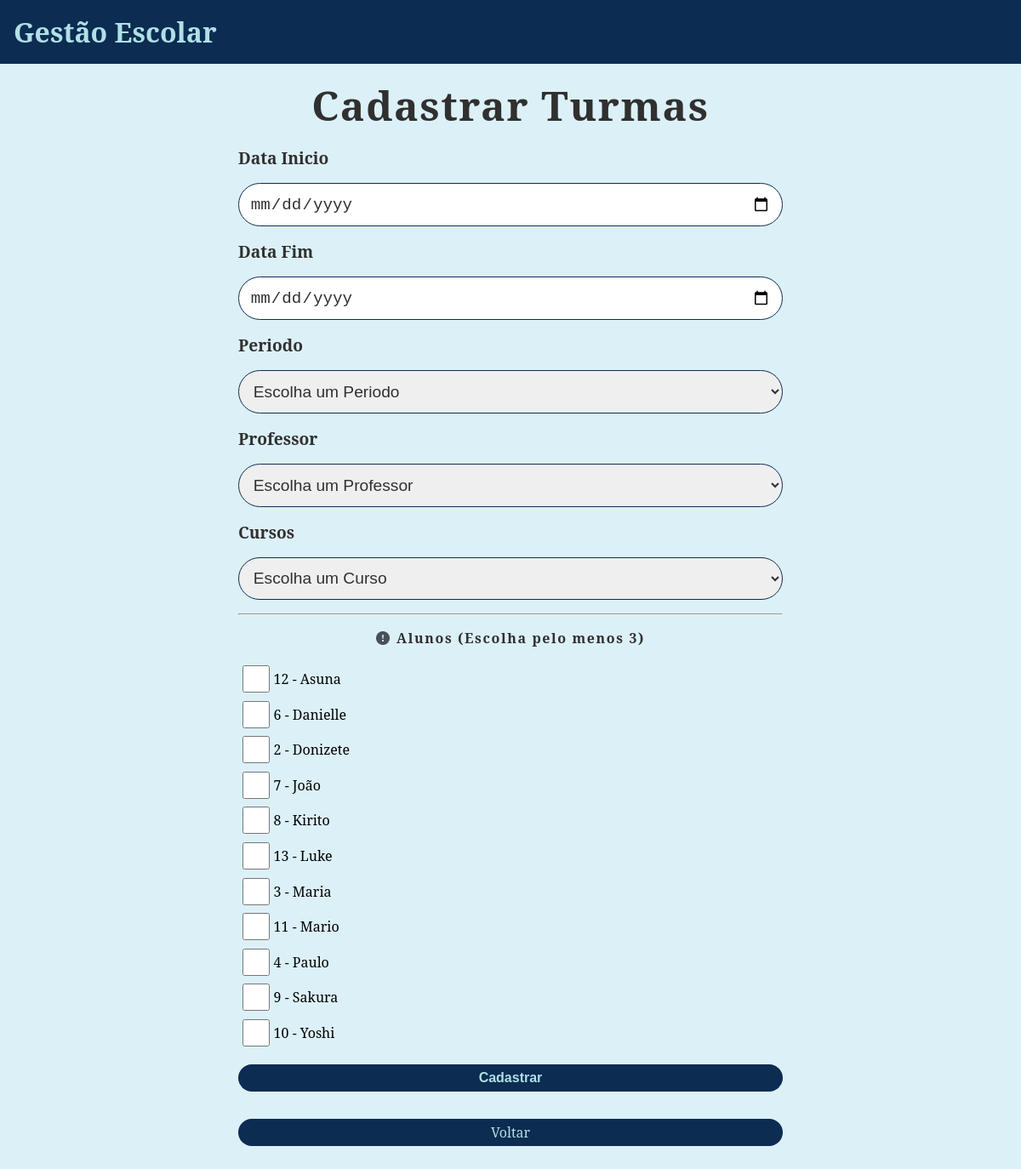
Screenshot of /cadastro/turmas with the database file from the repository.
### tables this page shows
CREATE TABLE Alunos (
    matricula INTEGER PRIMARY KEY AUTOINCREMENT,
    nome VARCHAR(255) NOT NULL,
    cpf CHAR(11) NOT NULL,
    telefone CHAR(11),
    email VARCHAR(255) NOT NULL
);

### index.py (the view, shortened to what this page needs)
@app.route("/cadastro/turmas", methods=('GET', 'POST'))
def cadastro_turma():
    professores = Professor.listar()
    cursos = Curso.listar()
    alunos = Aluno.listar()
    return render_template("cadastro_turmas.html", professores=professores, cursos=cursos, alunos=alunos, mensagem=None)

### aluno.py (called while the page is built)
    @classmethod
    def listar(cls):
        conexao = sqlite3.connect("gestao_escolar.db")
        cursor = conexao.cursor()
        sql = f"""
            SELECT * FROM Alunos
            ORDER BY nome
        """
        cursor.execute(sql)
        listaAlunos = cursor.fetchall()
        conexao.close()
        return listaAlunos

### curso.py (called while the page is built)
    @classmethod
    def listar(cls):
        conexao = sqlite3.connect("gestao_escolar.db")
        cursor = conexao.cursor()
        sql = """
            SELECT *
            FROM Cursos
            ORDER BY nome
        """
        cursor.execute(sql)
        lista_cursos = cursor.fetchall()
        conexao.close()
        return lista_cursos

### professor.py (called while the page is built)
    @classmethod
    def listar(cls):
        conexao = sqlite3.connect("gestao_escolar.db")
        cursor = conexao.cursor()
        sql = """
            SELECT *
            FROM Professores
            ORDER BY nome
        """
        cursor.execute(sql)
        lista_professores = cursor.fetchall()
        conexao.close()
        return lista_professores

### templates/cadastro_turmas.html (shortened to what this page needs)
{% extends "base.html" %}
{% block conteudo %}
<div class="conteudo-principal">
    <h2>Cadastrar Turmas</h2>
    <div class="conteudo-formulario">
        <form method="post">
            <div class="campos-formulario">
                <label for="data_inicio">Data Inicio</label>
                <input type="date" name="data_inicio" id="data_inicio" required />
            </div>
            <div class="campos-formulario">
                <label for="data_fim">Data Fim</label>
                <input type="date" name="data_fim" id="data_fim" required />
            </div>
            <div class="campos-formulario">
                <label for="periodo">Periodo</label>
                <select name="periodo" id="periodo" required>
                    <option value="" selected disabled>Escolha um Periodo</option>
                </select>
            </div>
            <div class="campos-formulario">
                <label for="professor">Professor</label>
                <select name="professor" id="professor" required>
                    <option value="" selected disabled>Escolha um Professor</option>
                </select>
            </div>
            <div class="campos-formulario">
                <label for="cursos">Cursos</label>
                <select name="cursos" id="cursos" required>
                    <option value="" selected disabled>Escolha um Curso</option>
                </select>
            </div>
        <hr />
        <h3><img src="{{url_for('static', filename='Atencao.png')}}" alt="Atencao">Alunos (Escolha pelo menos 3)</h3>
        {% for aluno in alunos %}
            <div class="conteudo-alunos">
                <input
                    type="checkbox"
                    name="alunos"
                    id="{{aluno[0]}}"
                    value="{{aluno[0]}}"
                />
                <label for="{{aluno[0]}}">{{aluno[0]}} - {{aluno[1]}}</label>
            </div>
        {% endfor%}
            <button type="submit">Cadastrar</button>
            <h4><a href="/listar/turmas" class="botao-primario">Voltar</a></h4>
        </form>
    </div>
</div>
    {% endblock %}

### static/css/style.css (style rules this page uses)
:root { --azul-claro: rgb(220, 240, 247); --azul-escuro: rgb(12, 44, 82); --preto: rgb(48, 48, 48); --azul-normal: rgb(94, 157, 200); --palegreen: palegreen; --powderblue: powderblue; }
* { margin: 0; padding: 0; box-sizing: border-box; }
body { font-family: 'Noto Serif', serif; background: var(--azul-claro); }
a { text-decoration: none; }
.botao-primario { display: flex; background-color: var(--azul-escuro); color: var(--powderblue); width: 100%; border-radius: 3rem; text-align: center; justify-content: center; align-items: center; }
main .conteudo-principal { text-align: center; display: flex; justify-content: center; flex-direction: column; align-items: center; margin-bottom: 2rem; }
main .conteudo-principal h2 { margin: 1rem 0 1rem 0; font-size: 3rem; color: var(--preto); letter-spacing: .1rem; }
main .conteudo-principal .conteudo-formulario { width: 40rem; }
main .conteudo-principal .conteudo-formulario .campos-formulario { display: flex; flex-direction: column; }
main .conteudo-principal .conteudo-formulario .campos-formulario label { font-size: 1.2rem; font-weight: 700; color: var(--preto); text-align: left; }
main .conteudo-principal .conteudo-formulario .campos-formulario input { width: 100%; height: 3.2rem; border-radius: 2rem; margin: 1rem 0 1rem 0; padding: .8rem; color: var(--preto); font-size: 1.2rem; border: 1px solid var(--azul-escuro); }
main .conteudo-principal .conteudo-formulario .campos-formulario select { width: 100%; border-radius: 2rem; margin: 1rem 0 1rem 0; padding: .8rem; color: var(--preto); font-size: 1.2rem; border: 1px solid var(--azul-escuro); }
main .conteudo-principal .conteudo-formulario button { background: var(--azul-escuro); color: var(--powderblue); width: 100%; height: 2rem; display: flex; text-align: center; justify-content: center; align-items: center; border-radius: 3rem; margin: 1rem 0 2rem 0; border: none; font-size: 1rem; font-weight: 700; cursor: pointer; }
main .conteudo-principal .conteudo-formulario .botao-primario { height: 2rem; font-size: 1rem; font-weight: 400; }
main .conteudo-principal .conteudo-formulario input[type=checkbox] { width: 2rem; height: 2rem; }
main .conteudo-principal .conteudo-formulario h3 { margin: 1rem 0 1rem 0; font-size: 1rem; color: var(--preto); letter-spacing: .1rem; display: flex; align-items: center; justify-content: center; }
main .conteudo-principal .conteudo-formulario img { margin-right: .5rem; }
main .conteudo-principal .conteudo-formulario .conteudo-alunos { display: flex; align-items: center; padding: .3rem; }
main .conteudo-principal .conteudo-formulario .conteudo-alunos label { padding: .3rem; }

### rows the page displays
Alunos: matricula "12", nome "Asuna"
Alunos: matricula "6", nome "Danielle"
Alunos: matricula "2", nome "Donizete"
Alunos: matricula "7", nome "João"
Alunos: matricula "8", nome "Kirito"
Alunos: matricula "13", nome "Luke"
Alunos: matricula "3", nome "Maria"
Alunos: matricula "11", nome "Mario"
Alunos: matricula "4", nome "Paulo"
Alunos: matricula "9", nome "Sakura"
Alunos: matricula "10", nome "Yoshi"
